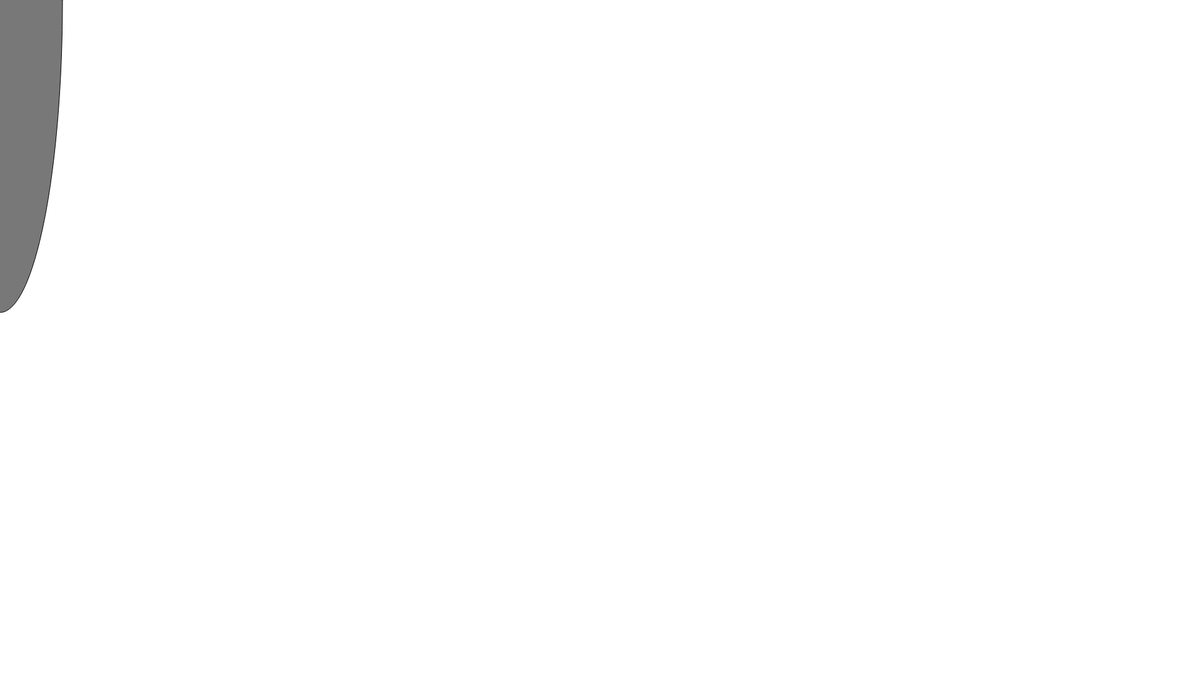
Frame 1 (no input)
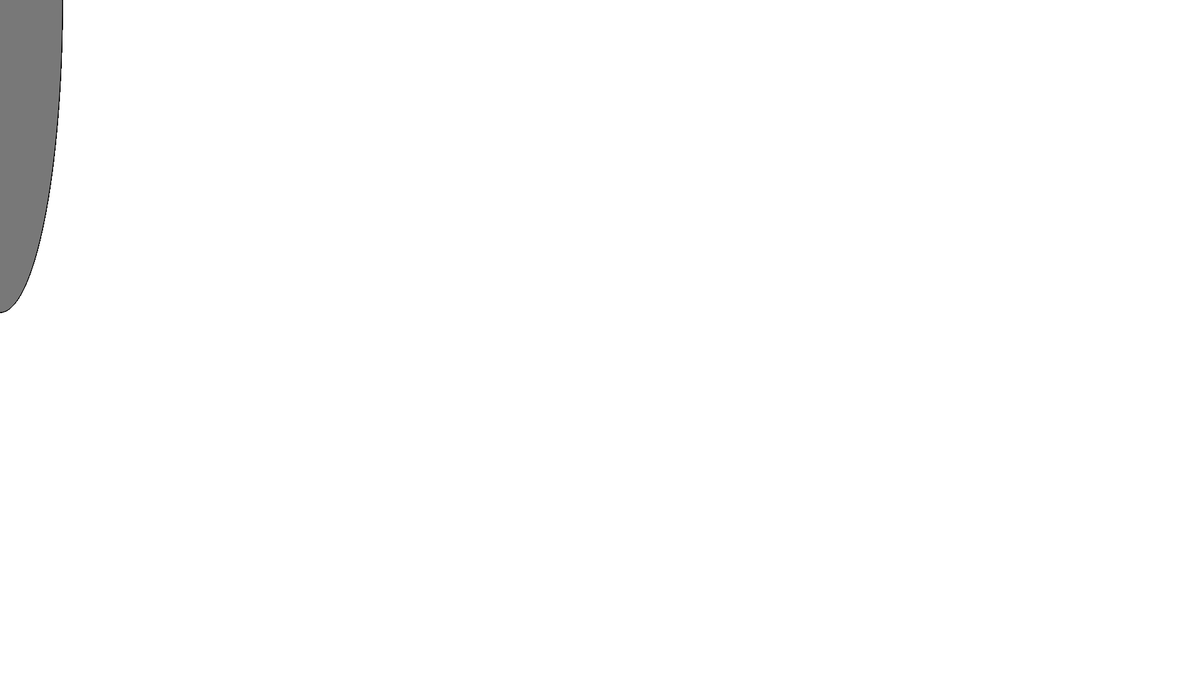
Frame 60 (no input)
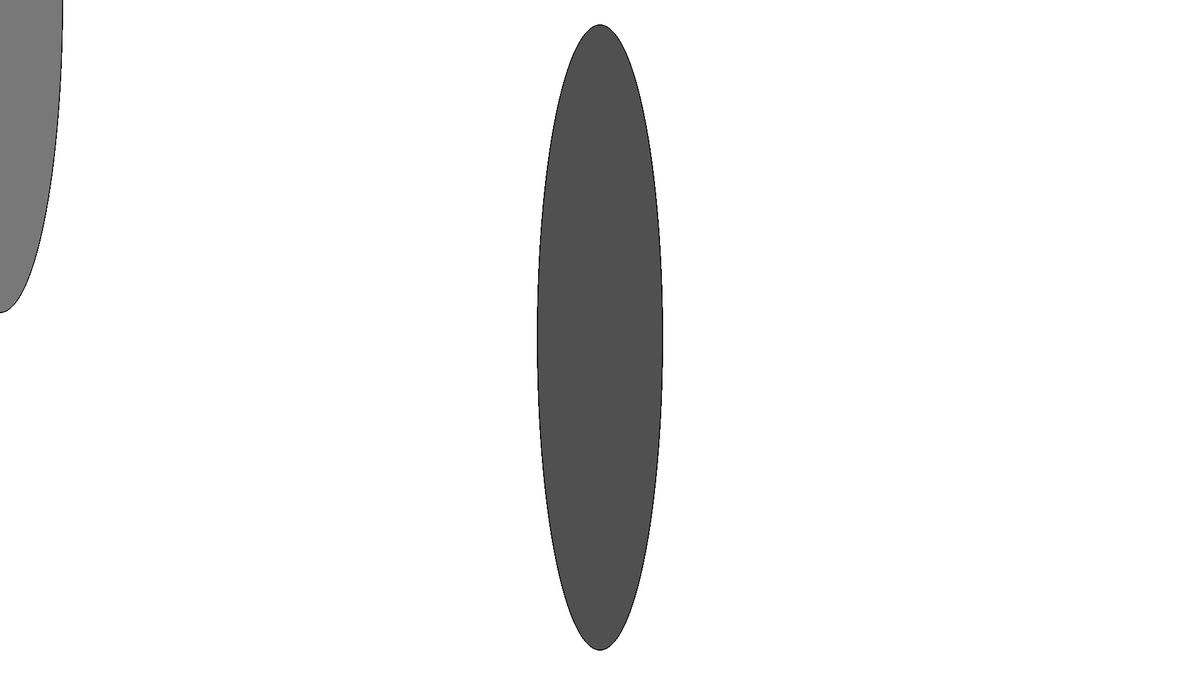
Frame 120 (the mouse pressed at the canvas centre since frame 60)

The p5.js sketch that drew these frames (run headless with seeded random() and noise() and a simulated clock; from frame 60 on, the mouse is pressed at the canvas centre):

// p5.js sketch
// ── sketch.js
function setup() {
  createCanvas(1920, 1080);
}

function draw() {
    if (mouseIsPressed) {
    fill(80);
  } else {
    fill(120);
  }
  ellipse(mouseX, mouseY, 200, 1000,);

}
